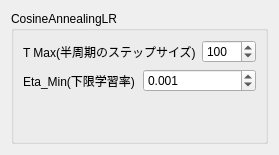
            <widget class="QWidget" name="page_Scheduler_CosineAnnealingLR">
             <layout class="QVBoxLayout" name="verticalLayout_42">
              <item>
               <widget class="QGroupBox" name="grp_Scheduler_CosineAnnealingLR">
                <property name="title">
                 <string>CosineAnnealingLR</string>
                </property>
                <layout class="QVBoxLayout" name="verticalLayout_43">
                 <item>
                  <layout class="QHBoxLayout" name="horizontalLayout_59">
                   <item>
                    <widget class="QLabel" name="lbl_CosineAnnealingLR_T_Max">
                     <property name="text">
                      <string>T Max(半周期のステップサイズ)</string>
                     </property>
                    </widget>
                   </item>
                   <item>
                    <widget class="QSpinBox" name="sBox_CosineAnnealingLR_T_Max">
                     <property name="maximum">
                      <number>1000</number>
                     </property>
                     <property name="value">
                      <number>100</number>
                     </property>
                    </widget>
                   </item>
                  </layout>
                 </item>
                 <item>
                  <layout class="QHBoxLayout" name="horizontalLayout_60">
                   <item>
                    <widget class="QLabel" name="lbl_CosineAnnealingLR_Eta_Min">
                     <property name="text">
                      <string>Eta_Min(下限学習率)</string>
                     </property>
                    </widget>
                   </item>
                   <item>
                    <widget class="QDoubleSpinBox" name="dsBox_CosineAnnealingLR_Eta_Min">
                     <property name="decimals">
                      <number>3</number>
                     </property>
                     <property name="maximum">
                      <double>1.000000000000000</double>
                     </property>
                     <property name="singleStep">
                      <double>0.001000000000000</double>
                     </property>
                     <property name="value">
                      <double>0.001000000000000</double>
                     </property>
                    </widget>
                   </item>
                  </layout>
                 </item>
                 <item>
                  <spacer name="verticalSpacer_14">
                   <property name="orientation">
                    <enum>Qt::Vertical</enum>
                   </property>
                   <property name="sizeHint" stdset="0">
                    <size>
                     <width>20</width>
                     <height>40</height>
                    </size>
                   </property>
                  </spacer>
                 </item>
                </layout>
               </widget>
              </item>
             </layout>
            </widget>
